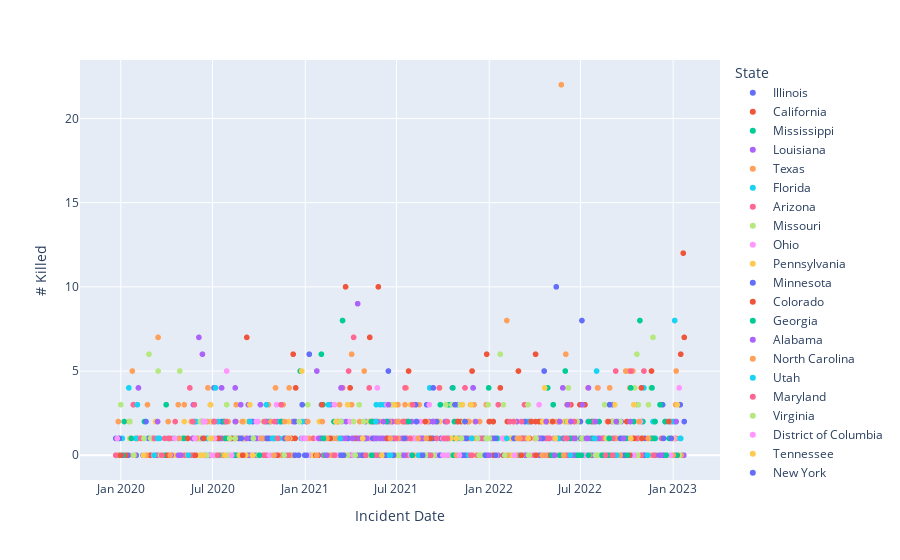

Notebook source saved alongside this figure:
### Code cell
import plotly.express as px
plot = px.scatter(df, x = 'Incident Date', y = '# Killed', color = 'State', title = '')
plot.show()
